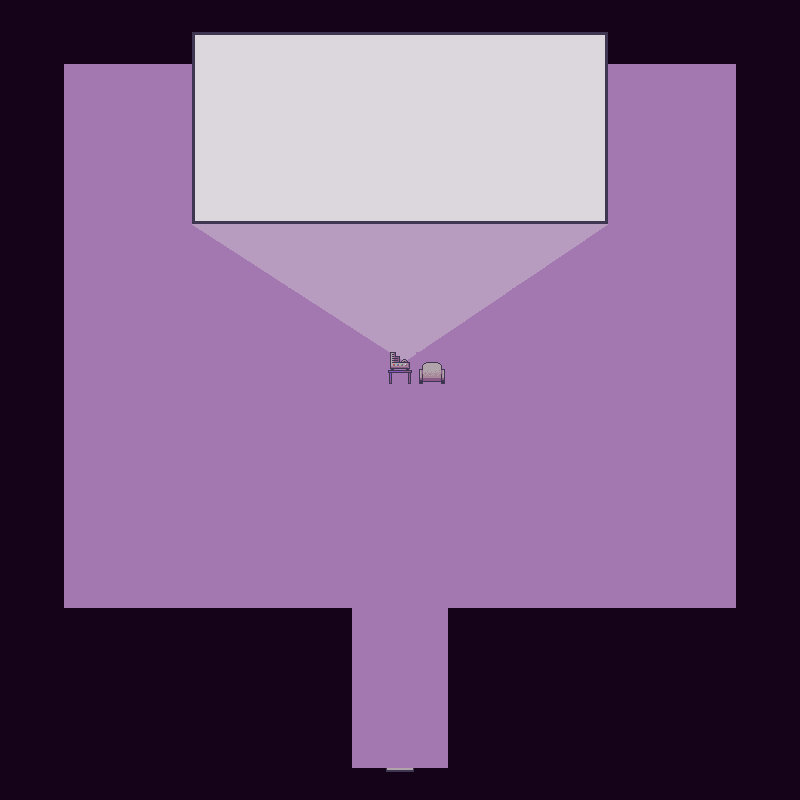

A 2D game scene composited from a Tiled map and its tileset images. What follows is a short description and the map's XML, with every tile layer's data as written:
An orthogonal 25x25 tile map with 32x32 px tiles, 3 tile layers (Below, World, Above) and 6 objects (2x Spawn, Projection_chair, Door--projection, Projector).

<map version="1.2" tiledversion="1.2.1" orientation="orthogonal" renderorder="right-down" width="25" height="25" tilewidth="32" tileheight="32" infinite="0" nextlayerid="5" nextobjectid="8">
 <tileset firstgid="1" name="projection_room_tileset" tilewidth="32" tileheight="32" tilecount="32" columns="4">
  <image source="../tilesets/projection_room.png" width="128" height="256" />
  <tile id="0">
   <properties>
    <property name="collides" type="bool" value="false" />
   </properties>
  </tile>
  <tile id="1">
   <properties>
    <property name="collides" type="bool" value="true" />
   </properties>
  </tile>
  <tile id="2">
   <properties>
    <property name="collides" type="bool" value="true" />
   </properties>
  </tile>
  <tile id="3">
   <properties>
    <property name="collides" type="bool" value="true" />
   </properties>
  </tile>
  <tile id="4">
   <properties>
    <property name="collides" type="bool" value="true" />
   </properties>
  </tile>
  <tile id="5">
   <properties>
    <property name="collides" type="bool" value="true" />
   </properties>
  </tile>
  <tile id="6">
   <properties>
    <property name="collides" type="bool" value="true" />
   </properties>
  </tile>
  <tile id="7">
   <properties>
    <property name="collides" type="bool" value="true" />
   </properties>
  </tile>
  <tile id="8">
   <properties>
    <property name="collides" type="bool" value="true" />
   </properties>
  </tile>
  <tile id="9">
   <properties>
    <property name="collides" type="bool" value="true" />
   </properties>
  </tile>
  <tile id="10">
   <properties>
    <property name="collides" type="bool" value="true" />
   </properties>
  </tile>
  <tile id="11">
   <properties>
    <property name="collides" type="bool" value="true" />
   </properties>
  </tile>
  <tile id="30">
   <properties>
    <property name="collides" type="bool" value="true" />
   </properties>
  </tile>
  <tile id="31">
   <properties>
    <property name="collides" type="bool" value="true" />
   </properties>
  </tile>
 </tileset>
 <layer id="1" name="Below" width="25" height="25" opacity="0.9">
  <data encoding="csv">
1,1,1,1,1,1,1,1,1,1,1,1,1,1,1,1,1,1,1,1,1,1,1,1,1,
1,1,1,1,1,1,1,1,1,1,1,1,1,1,1,1,1,1,1,1,1,1,1,1,1,
1,1,1,1,1,1,1,1,1,1,1,1,1,1,1,1,1,1,1,1,1,1,1,1,1,
1,1,1,1,1,1,1,1,1,1,1,1,1,1,1,1,1,1,1,1,1,1,1,1,1,
1,1,1,1,1,1,1,1,1,1,1,1,1,1,1,1,1,1,1,1,1,1,1,1,1,
1,1,1,1,1,1,1,1,1,1,1,1,1,1,1,1,1,1,1,1,1,1,1,1,1,
1,1,1,1,1,1,1,1,1,1,1,1,1,1,1,1,1,1,1,1,1,1,1,1,1,
1,1,1,1,1,1,1,1,1,1,1,1,1,1,1,1,1,1,1,1,1,1,1,1,1,
1,1,1,1,1,1,1,1,1,1,1,1,1,1,1,1,1,1,1,1,1,1,1,1,1,
1,1,1,1,1,1,1,1,1,1,1,1,1,1,1,1,1,1,1,1,1,1,1,1,1,
1,1,1,1,1,1,1,1,1,1,1,1,1,1,1,1,1,1,1,1,1,1,1,1,1,
1,1,1,1,1,1,1,1,1,1,1,1,1,1,1,1,1,1,1,1,1,1,1,1,1,
1,1,1,1,1,1,1,1,1,1,1,1,1,1,1,1,1,1,1,1,1,1,1,1,1,
1,1,1,1,1,1,1,1,1,1,1,1,1,1,1,1,1,1,1,1,1,1,1,1,1,
1,1,1,1,1,1,1,1,1,1,1,1,1,1,1,1,1,1,1,1,1,1,1,1,1,
1,1,1,1,1,1,1,1,1,1,1,1,1,1,1,1,1,1,1,1,1,1,1,1,1,
1,1,1,1,1,1,1,1,1,1,1,1,1,1,1,1,1,1,1,1,1,1,1,1,1,
1,1,1,1,1,1,1,1,1,1,1,1,1,1,1,1,1,1,1,1,1,1,1,1,1,
1,1,1,1,1,1,1,1,1,1,1,1,1,1,1,1,1,1,1,1,1,1,1,1,1,
1,1,1,1,1,1,1,1,1,1,1,1,1,1,1,1,1,1,1,1,1,1,1,1,1,
1,1,1,1,1,1,1,1,1,1,1,1,1,1,1,1,1,1,1,1,1,1,1,1,1,
1,1,1,1,1,1,1,1,1,1,1,1,1,1,1,1,1,1,1,1,1,1,1,1,1,
1,1,1,1,1,1,1,1,1,1,1,1,1,1,1,1,1,1,1,1,1,1,1,1,1,
1,1,1,1,1,1,1,1,1,1,1,1,1,1,1,1,1,1,1,1,1,1,1,1,1,
1,1,1,1,1,1,1,1,1,1,1,1,1,1,1,1,1,1,1,1,1,1,1,1,1
</data>
 </layer>
 <layer id="2" name="World" width="25" height="25">
  <data encoding="csv">
5,5,5,5,5,5,5,5,5,5,5,5,5,5,5,5,5,5,5,5,5,5,5,5,5,
5,5,5,5,5,5,2,3,3,3,3,3,3,3,3,3,3,3,4,5,5,5,5,5,5,
5,5,0,0,0,0,6,7,7,7,7,7,7,7,7,7,7,7,8,0,0,0,0,5,5,
5,5,0,0,0,0,6,7,7,7,7,7,7,7,7,7,7,7,8,0,0,0,0,5,5,
5,5,0,0,0,0,6,7,7,7,7,7,7,7,7,7,7,7,8,0,0,0,0,5,5,
5,5,0,0,0,0,6,7,7,7,7,7,7,7,7,7,7,7,8,0,0,0,0,5,5,
5,5,0,0,0,0,10,11,11,11,11,11,11,11,11,11,11,11,12,0,0,0,0,5,5,
5,5,0,0,0,0,0,0,0,0,0,0,0,0,0,0,0,0,0,0,0,0,0,5,5,
5,5,0,0,0,0,0,0,0,0,0,0,0,0,0,0,0,0,0,0,0,0,0,5,5,
5,5,0,0,0,0,0,0,0,0,0,0,0,0,0,0,0,0,0,0,0,0,0,5,5,
5,5,0,0,0,0,0,0,0,0,0,0,0,0,0,0,0,0,0,0,0,0,0,5,5,
5,5,0,0,0,0,0,0,0,0,0,0,9,32,0,0,0,0,0,0,0,0,0,5,5,
5,5,0,0,0,0,0,0,0,0,0,0,0,0,0,0,0,0,0,0,0,0,0,5,5,
5,5,0,0,0,0,0,0,0,0,0,0,0,0,0,0,0,0,0,0,0,0,0,5,5,
5,5,0,0,0,0,0,0,0,0,0,0,0,0,0,0,0,0,0,0,0,0,0,5,5,
5,5,0,0,0,0,0,0,0,0,0,0,0,0,0,0,0,0,0,0,0,0,0,5,5,
5,5,0,0,0,0,0,0,0,0,0,0,0,0,0,0,0,0,0,0,0,0,0,5,5,
5,5,0,0,0,0,0,0,0,0,0,0,0,0,0,0,0,0,0,0,0,0,0,5,5,
5,5,0,0,0,0,0,0,0,0,0,0,0,0,0,0,0,0,0,0,0,0,0,5,5,
5,5,5,5,5,5,5,5,5,5,5,0,0,0,5,5,5,5,5,5,5,5,5,5,5,
5,5,5,5,5,5,5,5,5,5,5,0,0,0,5,5,5,5,5,5,5,5,5,5,5,
5,5,5,5,5,5,5,5,5,5,5,0,0,0,5,5,5,5,5,5,5,5,5,5,5,
5,5,5,5,5,5,5,5,5,5,5,0,0,0,5,5,5,5,5,5,5,5,5,5,5,
5,5,5,5,5,5,5,5,5,5,5,0,0,0,5,5,5,5,5,5,5,5,5,5,5,
5,5,5,5,5,5,5,5,5,5,5,5,31,5,5,5,5,5,5,5,5,5,5,5,5
</data>
 </layer>
 <objectgroup id="3" name="Objects">
  <object id="1" name="Spawn" x="383" y="737" width="32" height="30" visible="0" />
  <object id="3" name="Spawn" x="399.5" y="752.75" />
  <object id="4" name="Projection_chair" x="418" y="355" width="27" height="27" />
  <object id="5" name="Door--projection" x="389" y="768" width="21" height="21" />
  <object id="6" x="492" y="895" width="1" />
  <object id="7" name="Projector" x="385" y="351" width="28" height="32" />
 </objectgroup>
 <layer id="4" name="Above" width="25" height="25">
  <data encoding="csv">
0,0,0,0,0,0,0,0,0,0,0,0,0,0,0,0,0,0,0,0,0,0,0,0,0,
0,0,0,0,0,0,0,0,0,0,0,0,0,0,0,0,0,0,0,0,0,0,0,0,0,
0,0,0,0,0,0,0,0,0,0,0,0,0,0,0,0,0,0,0,0,0,0,0,0,0,
0,0,0,0,0,0,0,0,0,0,0,0,0,0,0,0,0,0,0,0,0,0,0,0,0,
0,0,0,0,0,0,0,0,0,0,0,0,0,0,0,0,0,0,0,0,0,0,0,0,0,
0,0,0,0,0,0,0,0,0,0,0,0,0,0,0,0,0,0,0,0,0,0,0,0,0,
0,0,0,0,0,0,0,0,0,0,0,0,0,0,0,0,0,0,0,0,0,0,0,0,0,
0,0,0,0,0,0,14,15,13,13,13,13,13,13,13,13,13,29,30,0,0,0,0,0,0,
0,0,0,0,0,0,0,16,17,13,13,13,13,13,13,13,27,28,0,0,0,0,0,0,0,
0,0,0,0,0,0,0,0,0,18,19,13,13,13,25,26,0,0,0,0,0,0,0,0,0,
0,0,0,0,0,0,0,0,0,0,21,20,22,23,24,0,0,0,0,0,0,0,0,0,0,
0,0,0,0,0,0,0,0,0,0,0,0,0,0,0,0,0,0,0,0,0,0,0,0,0,
0,0,0,0,0,0,0,0,0,0,0,0,0,0,0,0,0,0,0,0,0,0,0,0,0,
0,0,0,0,0,0,0,0,0,0,0,0,0,0,0,0,0,0,0,0,0,0,0,0,0,
0,0,0,0,0,0,0,0,0,0,0,0,0,0,0,0,0,0,0,0,0,0,0,0,0,
0,0,0,0,0,0,0,0,0,0,0,0,0,0,0,0,0,0,0,0,0,0,0,0,0,
0,0,0,0,0,0,0,0,0,0,0,0,0,0,0,0,0,0,0,0,0,0,0,0,0,
0,0,0,0,0,0,0,0,0,0,0,0,0,0,0,0,0,0,0,0,0,0,0,0,0,
0,0,0,0,0,0,0,0,0,0,0,0,0,0,0,0,0,0,0,0,0,0,0,0,0,
0,0,0,0,0,0,0,0,0,0,0,0,0,0,0,0,0,0,0,0,0,0,0,0,0,
0,0,0,0,0,0,0,0,0,0,0,0,0,0,0,0,0,0,0,0,0,0,0,0,0,
0,0,0,0,0,0,0,0,0,0,0,0,0,0,0,0,0,0,0,0,0,0,0,0,0,
0,0,0,0,0,0,0,0,0,0,0,0,0,0,0,0,0,0,0,0,0,0,0,0,0,
0,0,0,0,0,0,0,0,0,0,0,0,0,0,0,0,0,0,0,0,0,0,0,0,0,
0,0,0,0,0,0,0,0,0,0,0,0,0,0,0,0,0,0,0,0,0,0,0,0,0
</data>
 </layer>
</map>
